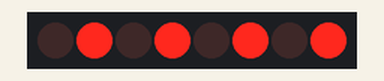
The sketch below on a simulated Arduino Uno, built with avr-gcc and run on an emulated ATmega328P. On the bench: 8 shift-register outputs drawn as a row of LEDs (first output left, lit = HIGH). Wiring (inferred from the names in the program): shift register (74HC595): data pin 8; shift clock pin 10; latch pin 9. Wiring (inferred from the signals the program sends): row of LEDs: on Q0, Q1, Q2, Q3, Q4, Q5, Q6, Q7.

Above: at 1.0 s.
At 2.12 s:
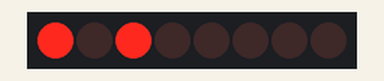
At 2.62 s:
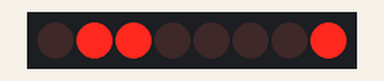
At 3.0 s:
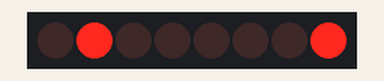
At 3.37 s:
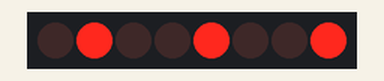
At 3.87 s:
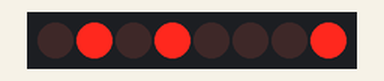
Timing chart, 0 to 5.5 s (numbered marks = the images above):
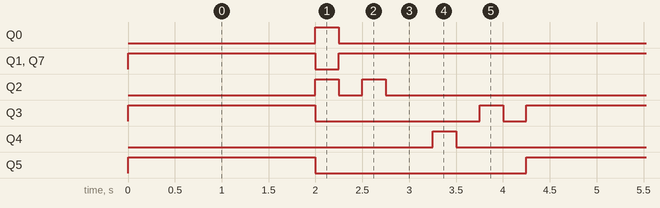

The sketch:

9.1.74CH595.ino
```cpp
#define SER 8 //Контакт для подачи последовательных данных на вход сгвигового регистра
#define LATCH 9 // Пин для подключения входа сигнала фиксации сдвигового регистра
#define CLK 10 // Пин для подключения тактового входа свигового регистра

int numOfRegisters = 1; //Количество сдвиговых регистров
byte *registerState;

void setup() {
  pinMode(SER, OUTPUT);
  pinMode(LATCH, OUTPUT);
  pinMode(CLK, OUTPUT);
}

void loop() {
  //Прямая передача в виде бинарного кода
  digitalWrite(LATCH, LOW); //Включить передачу данных
  shiftOut(SER, CLK, MSBFIRST, B10101010); //Передаем биты, начиная со старшего
  digitalWrite(LATCH, HIGH); //Закончить передачу данных
  delay(2000);

  //Передача с помощью массивов.
  byte seq [] = {0, 11, 2, 9, 1, 4, 15, 3, 12, 5}; //Определимм массив
  for (int i = 0; i < 9; i++) {
    regWrite(seq[i], HIGH);
    delay(250);
  }
}

void regWrite(int pin, bool state) {
  byte reg = pin / 8; //Делим число на 8, остаток всегда целочисленный (0, 1 и т.д.)
  byte actualPin = pin - (8 * reg); //Определяем номер сдвигового регистра в соответствии с отправленными данными
  digitalWrite(LATCH, LOW); //Включить передачу данных

  //Запускаем цикл отработки данных для всех сдвиговых регистров
  for (byte i = 0; i < numOfRegisters; i++) {
    byte* states = &registerState[i];
    if (i == reg) {
      /*
        bitWrite изменяет состояние указанного бита переменной. bitWrite(x, n, b). Параметры:
        x: числовая переменная, у которой необходимо изменить бит
        n: номер бита, состояние которого необходимо изменить. Нумерация начинается с младшего
        значащего бита (крайнего правого) с номером 0
        b: новое значение бита (0 или 1)
      */
      bitWrite(*states, actualPin, state);
    }
    shiftOut(SER, CLK, MSBFIRST, *states); //Передаём биты
  }
  digitalWrite(LATCH, HIGH); //Закончить передачу данных
}
```

Measured:
- by itself, Q0, Q4: alternates HIGH for 0.25 s and LOW for 4.0 s
- by itself, Q1, Q7: repeats every 4.3 s: LOW 0.25 s, HIGH 4.0 s
- by itself, Q2: repeats every 4.3 s: LOW 0.25 s, HIGH 0.25 s, LOW 3.5 s, HIGH 0.25 s
- by itself, Q3: repeats every 4.3 s: LOW 1.8 s, HIGH 0.25 s, LOW 0.25 s, HIGH 2.0 s
- by itself, Q5: alternates HIGH for 2.0 s and LOW for 2.3 s
